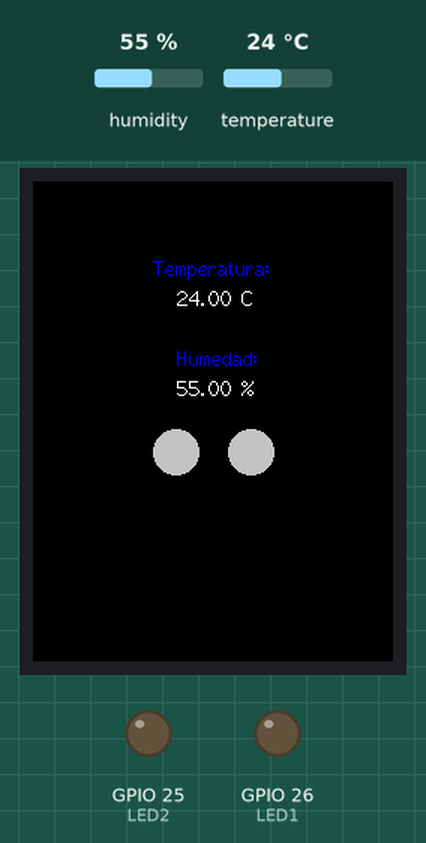
A sketch run on a simulated ESP32. On the bench: 240×320 colour display, output pins drawn as LEDs (lit = HIGH). The inputs (shaded band) are chosen by the test bench; at power-on: humidity 55 %, temperature 24 °C.

Above: at 2.9 s.
3.0 s: humidity set to 22 %
5.7 s: temperature set to 12 °C
At 7.1 s:
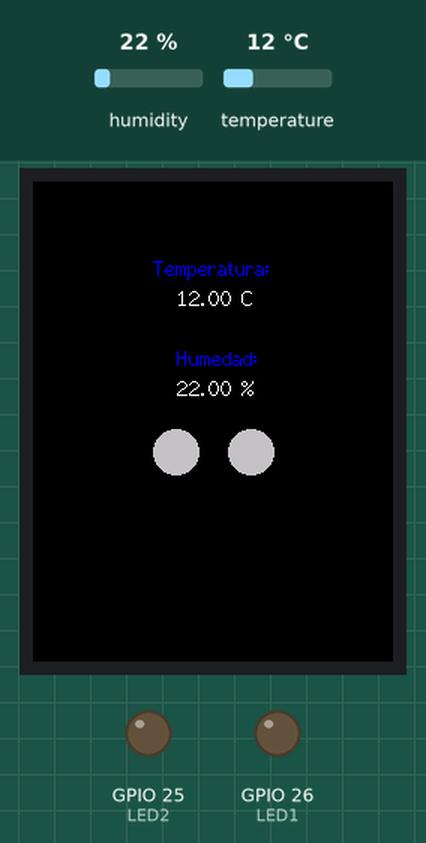
8.4 s: humidity set to 40 %
11.9 s: temperature set to 19 °C
Timing chart, 0 to 14.9 s (numbered marks = the images above; inputs shaded):
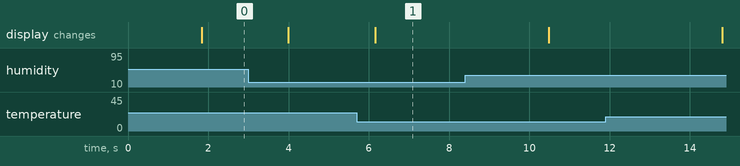

The sketch:

practica2.ino
```cpp
/****************************************
 * Include Libraries
 ****************************************/
#include "UbidotsEsp32Mqtt.h"
#include "DHT.h"
#include <TFT_eSPI.h>
#include <SPI.h>

/****************************************
 * Define Constants
 ****************************************/
#define DHTPIN 33
#define DHTTYPE DHT11

const char *UBIDOTS_TOKEN = "BBUS-yqHu5Lt4V4I9qFg87DP1wkwwS5Dafd";  // Put here your Ubidots TOKEN
const char *WIFI_SSID = "KaiaDeco";      // Put here your Wi-Fi SSID
const char *WIFI_PASS = "18292824";      // Put here your Wi-Fi password
const char *DEVICE_LABEL = "esp32";   // Replace with the device label to subscribe to
const char *VARIABLE_LABEL_SW1 = "sw1"; // Replace with your variable label to subscribe to
const char *VARIABLE_LABEL_SW2 = "sw2";
const char *VARIABLE_LABEL_1 = "temperatura"; // Put here your Variable label to which data  will be published
const char *VARIABLE_LABEL_2 = "humedad";

const uint8_t LED1 = 26; // Pin used to write data based on 1's and 0's coming from Ubidots
const uint8_t LED2 = 25;

const int PUBLISH_FREQUENCY = 5000; // Update rate in milliseconds
const int OLED_FREQUENCY = 1000;

unsigned long publish_timer;
unsigned long oled_timer;

bool sw1, sw2 = false;

Ubidots ubidots(UBIDOTS_TOKEN);
TFT_eSPI tft = TFT_eSPI();
DHT dht(DHTPIN, DHTTYPE);

/****************************************
 * Auxiliar Functions
 ****************************************/

void callback(char *topic, byte *payload, unsigned int length)
{
  if (strstr(topic, "sw1") != NULL) {
    if ((char)payload[0] == '1')
    {
      sw1 = true;
    }
    else
    {
      sw1 = false;
    }
  }
  if (strstr(topic, "sw2") != NULL) {
    if ((char)payload[0] == '1')
    {
      sw2 = true;
    }
    else
    {
      sw2 = false;
    }
  }
}

/****************************************
 * Main Functions
 ****************************************/

void setup()
{
  // put your setup code here, to run once:
  Serial.begin(115200);

  // ubidots.setDebug(true);  // uncomment this to make debug messages available
  ubidots.connectToWifi(WIFI_SSID, WIFI_PASS);
  ubidots.setCallback(callback);
  ubidots.setup();
  ubidots.reconnect();
  ubidots.subscribeLastValue(DEVICE_LABEL, VARIABLE_LABEL_SW1); // Insert the device and variable's Labels, respectively
  ubidots.subscribeLastValue(DEVICE_LABEL, VARIABLE_LABEL_SW2);

  dht.begin();

  tft.init();
  tft.fillScreen(TFT_BLACK);

  pinMode(LED1, OUTPUT);
  pinMode(LED2, OUTPUT);
}

void loop()
{
  // put your main code here, to run repeatedly:
  float h = dht.readHumidity();
  float t = dht.readTemperature();

  if (isnan(h) || isnan(t)) {
    Serial.println(F("Failed to read from DHT sensor!"));
    return;
  }

  if (abs((int)(millis() - oled_timer)) > OLED_FREQUENCY) // triggers the routine every 5 seconds
  {
    tft.fillScreen(TFT_BLACK);
    tft.setTextColor(TFT_BLUE);
    tft.drawString("Temperatura: ", tft.width() / 2 - 5 * 8, 50, 2);
    tft.setTextColor(TFT_WHITE);
    tft.drawString(String(t) + " C", tft.width() / 2 - 3 * 8, 70, 2);
    tft.setTextColor(TFT_BLUE);
    tft.drawString("Humedad: ", tft.width() / 2 - 3 * 8, 110, 2);
    tft.setTextColor(TFT_WHITE);
    tft.drawString(String(h) + " %", tft.width() / 2 - 3 * 8, 130, 2);
    oled_timer = millis();

    if (sw1) {
      tft.fillCircle(tft.width() / 2 - 25, 180, 15, TFT_GREEN);
      digitalWrite(LED1, HIGH);

    } else {
      tft.fillCircle(tft.width() / 2 - 25, 180, 15, TFT_SILVER);
      digitalWrite(LED1, LOW);
    }
    if (sw2) {
      tft.fillCircle(tft.width() / 2 + 25, 180, 15, TFT_GREEN);
      digitalWrite(LED2, HIGH);
    } else {
      tft.fillCircle(tft.width() / 2 + 25, 180, 15, TFT_SILVER);
      digitalWrite(LED2, LOW);
    }
  }

  if (!ubidots.connected())
  {
    ubidots.reconnect();
    ubidots.subscribeLastValue(DEVICE_LABEL, VARIABLE_LABEL_SW1); // Insert the device and variable's Labels, respectively
    ubidots.subscribeLastValue(DEVICE_LABEL, VARIABLE_LABEL_SW2);
  }
  if (abs((int)(millis() - publish_timer)) > PUBLISH_FREQUENCY) // triggers the routine every 5 seconds
  {
    ubidots.add(VARIABLE_LABEL_1, t); // Insert your variable Labels and the value to be sent
    ubidots.add(VARIABLE_LABEL_2, h);
    ubidots.publish(DEVICE_LABEL);
    publish_timer = millis();
  }
  ubidots.loop();
}
```

Measured:
- after the input at 5.7 s, the display: changes after 0.46 s (image 1)
